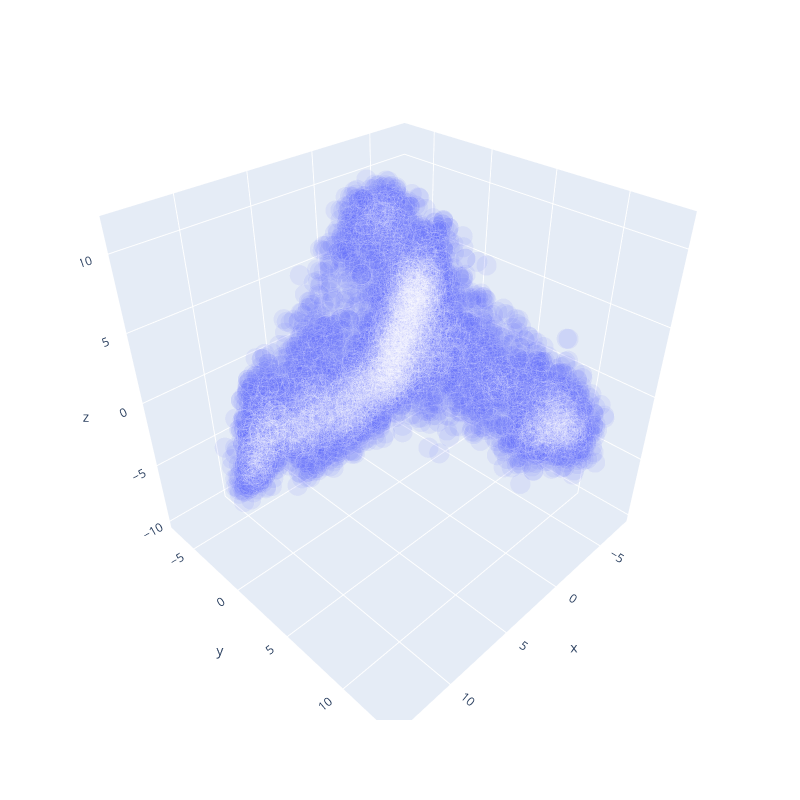

Here is the notebook cell this chart was saved with:
### Markdown cell above
# Visualization

Running the following code block will create an interactive 3D PCA plot of the data extracted for the chosen word.

### Code cell
# Load the cached data for this word and ouput the sample size
with open(os.path.join(os.getcwd(), f'cache/{word}.pt'), 'rb') as FILE:
    tensor, metadata = torch.load(FILE)

num_samples = len(metadata)
print(f'Number of samples: {num_samples}')

# Preform PCA on the embedded vectors
pca = PCA(n_components = 3)
transformed_data = pca.fit_transform(tensor.to('cpu').numpy())

# Format the dataframe for display purposes
df = pd.concat([metadata.reset_index(), pd.DataFrame(transformed_data, columns=['x','y','z'])], axis = 1)
df['size'] = [0.1] * num_samples

# Display data
fig = px.scatter_3d(
    df, 
    x = 'x', 
    y = 'y', 
    z = 'z', 
    hover_name = 'context', 
    hover_data = ['title', 'author', 'authoryearofbirth'], 
    size = 'size', 
    opacity = 0.1, 
    width = 800, 
    height = 800
    )

fig.show()

df

### Figure 1 — Plotly figure (JSON) as saved in the notebook; plotly's stock layout.template omitted (floating-point values rounded to 4 significant figures; data arrays with more than 128 entries replaced by an {"elided": "..."} marker saying what was removed)
{"data": [{"customdata": {"elided": "9580x3 mixed values"}, "hovertemplate": "<b>%{hovertext}</b><br><br>x=%{x}<br>y=%{y}<br>z=%{z}<br>size=%{marker.size}<br>title=%{customdata[0]}<br>author=%{customdata[1]}<br>authoryearofbirth=%{customdata[2]}<extra></extra>", "hovertext": {"elided": "9580 str values"}, "legendgroup": "", "marker": {"color": "#636efa", "opacity": 0.1, "size": {"elided": "9580 float values"}, "sizemode": "area", "sizeref": 0.00025, "symbol": "circle"}, "mode": "markers", "name": "", "scene": "scene", "showlegend": false, "type": "scatter3d", "x": {"elided": "9580 float values"}, "y": {"elided": "9580 float values"}, "z": {"elided": "9580 float values"}}], "layout": {"height": 800, "legend": {"itemsizing": "constant", "tracegroupgap": 0}, "margin": {"t": 60}, "scene": {"domain": {"x": [0, 1], "y": [0, 1]}, "xaxis": {"title": {"text": "x"}}, "yaxis": {"title": {"text": "y"}}, "zaxis": {"title": {"text": "z"}}}, "width": 800}}
